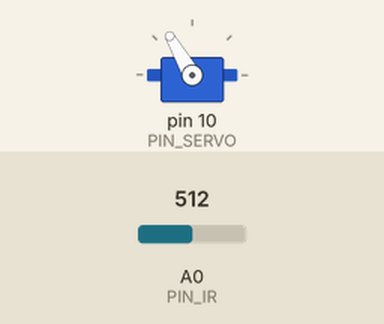
Recording of a sketch running on a simulated Arduino Uno, built with avr-gcc and run on an emulated ATmega328P. Parts: servo. The test bench sets the inputs (shaded band); at power-on: A0 (PIN_IR) = 512.

Above: at 1.2 s.
1.3 s: A0 (PIN_IR) set to 316
2.8 s: A0 (PIN_IR) set to 283
At 4.0 s:
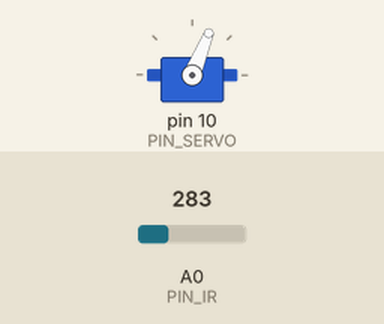
4.3 s: A0 (PIN_IR) set to 306
At 5.3 s:
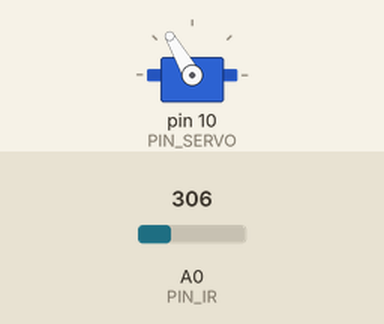
5.8 s: A0 (PIN_IR) set to 245
At 6.4 s:
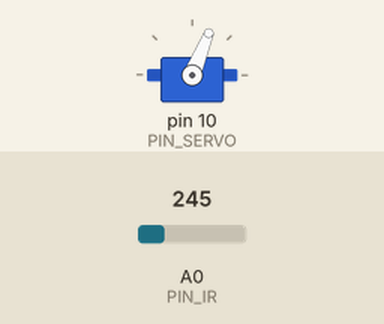
Timing chart, 0 to 8.3 s (numbered marks = the images above; inputs shaded):
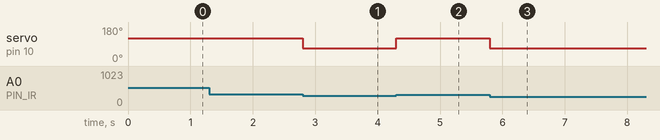

The sketch:

21_bbc_20203129.ino
```cpp
// Arduino pin assignment
#include <Servo.h>
#define PIN_SERVO 10
#define PIN_IR A0
#define _DIST_ALPHA 0.5 // EMA weight of new sample (range: 0 to 1). Setting this value to 1 effectively disables EMA filter.

Servo myservo;

// global variables
float dist_raw, dist_ema, dist_cali, alpha; // unit: mm
int a, b; // unit: mm


void setup() {
// initialize GPIO pins
  myservo.attach(PIN_SERVO);

// initialize serial port
  Serial.begin(57600);

  a = 68.5;
  b = 308;
  alpha = _DIST_ALPHA;
}

float ir_distance(void){ // return value unit: mm
  float val;
  float volt = float(analogRead(PIN_IR));
  val = ((6762.0/(volt-9.0))-4.0) * 10.0;
  return val;
}

void loop() {
  dist_raw = ir_distance();
  dist_cali = 100 + 300.0 / (b - a) * (dist_raw - a);
  dist_ema = alpha*dist_cali+(1-alpha)*dist_ema;

  if(dist_ema < 255) myservo.writeMicroseconds(1780);
  else if(dist_ema > 255) myservo.writeMicroseconds(1240);
}
```

Measured:
- the behaviour switches between 301 and 300 on A0 (PIN_IR) (found by bisection; images 0 and 1)
- after the input at 1.3 s, every drawn part: stays the same
- after the input at 2.8 s, servo on pin 10 (PIN_SERVO): 120° → 68° at once
- after the input at 4.3 s, servo on pin 10 (PIN_SERVO): 68° → 120° at once
- after the input at 5.8 s, servo on pin 10 (PIN_SERVO): 120° → 68° at once
